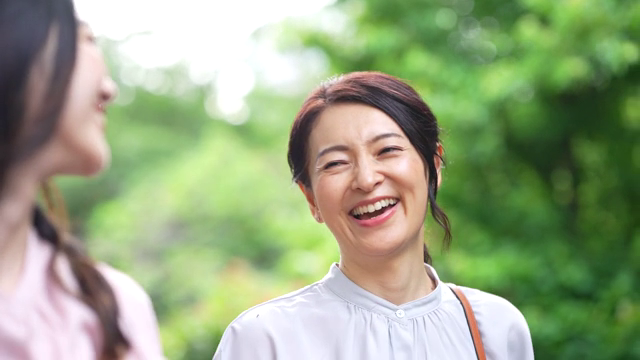
#> input picture frame 32 of video.mp4, 640 x 360 px
$ python open_cv_face_douga.py
#> lines starting #> are read from the running program, lines starting #| are printed output that depends on the picture; after the words box and inside, x2 and y2 are one past the last pixel; in counts of white or black regions, pixels touching at a corner belong together
# 実行前にダウンロード
# https://github.com/opencv/opencv/tree/master/data/haarcascades

import cv2

# カスケード分類器の読み込み
face_cascade = cv2.CascadeClassifier('/Users/lina/Desktop/keio_pg_test/opencv-master/data/haarcascades/haarcascade_frontalface_default.xml')

# ビデオファイルの読み込み
cap = cv2.VideoCapture('/Users/lina/Desktop/keio_pg_test/video.mp4')

# ビデオファイルが正常に読み込まれた場合
if cap.isOpened():

    # フレームを1枚ずつ取得して処理する
    while True:
        ret, frame = cap.read()
#> frame is the input picture: shape (360, 640, 3); mean B, G, R 130.2, 165.7, 151.2

        # フレームの取得に失敗した場合はループを抜ける
        if not ret:
            break

        # グレースケールに変換
        gray = cv2.cvtColor(frame, cv2.COLOR_BGR2GRAY)
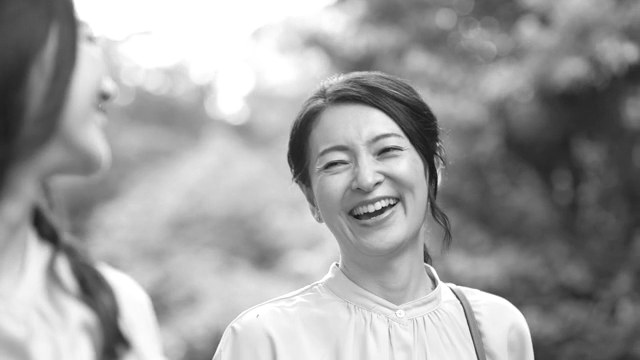
#> gray: shape (360, 640); min 16, max 255, mean 157.3

        # 顔検出
        faces = face_cascade.detectMultiScale(gray, 1.3, 5)
#> faces = [[303, 103, 130, 130]]

        # 検出された顔に矩形を描画する
        for (x, y, w, h) in faces:
            cv2.rectangle(frame, (x, y), (x + w, y + h), (0, 0, 255), 2)
#> this loop made 1 pass
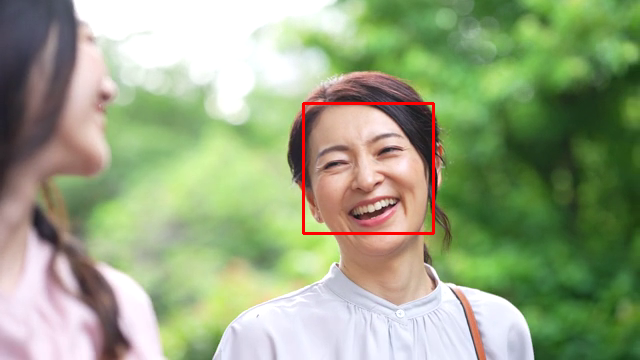
#> frame: shape (360, 640, 3); 0.68% of pixels changed, all inside (x1, y1, x2, y2) = (302, 102, 435, 235)

        # 結果の表示
        cv2.imshow("Video", frame)

        # 'q'キーが押されたら終了する
        if cv2.waitKey(1) & 0xFF == ord('q'):
#> (key q is pressed here)
            break

# 後処理
cap.release()
cv2.destroyAllWindows()

$ run again, starting later in the video
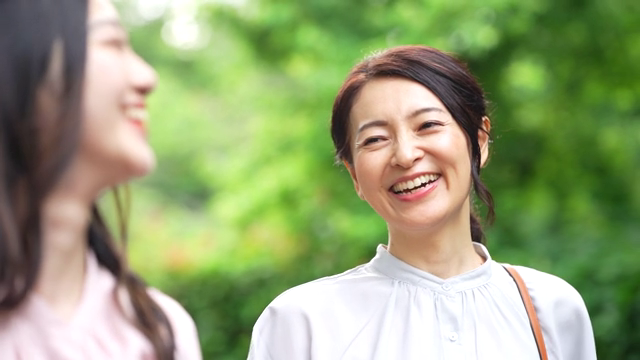
#> input picture frame 146 of video.mp4, 640 x 360 px
#> frame is the input picture: shape (360, 640, 3); mean B, G, R 117, 161.3, 148.6
#> `gray = cv2.cvtColor(frame, cv2.COLOR_BGR2GRAY)`:
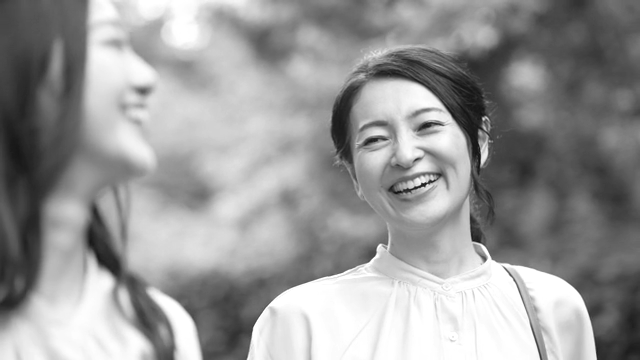
#> gray: shape (360, 640); min 18, max 255, mean 152.4
#> faces = [[335, 78, 137, 137]]
#> the loop `for (x, y, w, h) in faces:` made 1 pass
#> after the loop `for (x, y, w, h) in faces:`:
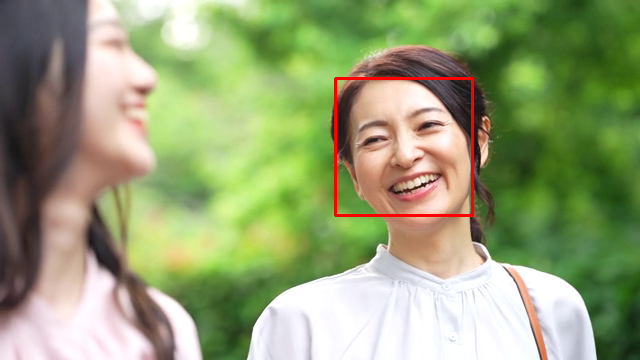
#> frame: shape (360, 640, 3); 0.71% of pixels changed, all inside (x1, y1, x2, y2) = (334, 77, 474, 217)

$ run again, starting later in the video
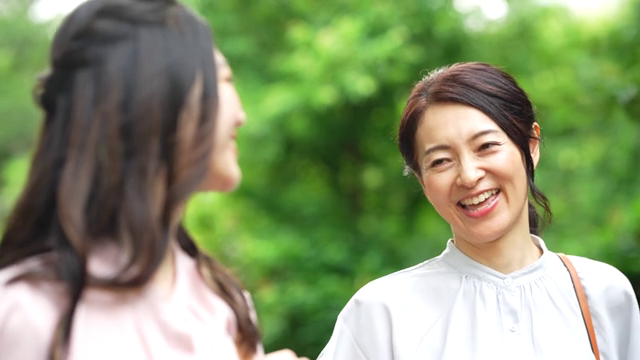
#> input picture frame 260 of video.mp4, 640 x 360 px
#> frame is the input picture: shape (360, 640, 3); mean B, G, R 107.8, 147.9, 133.6
#> `gray = cv2.cvtColor(frame, cv2.COLOR_BGR2GRAY)`:
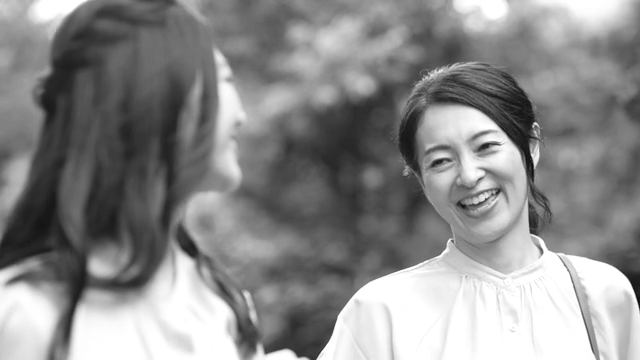
#> gray: shape (360, 640); min 8, max 255, mean 139
#> faces = [[401, 101, 130, 130]]
#> the loop `for (x, y, w, h) in faces:` made 1 pass
#> after the loop `for (x, y, w, h) in faces:`:
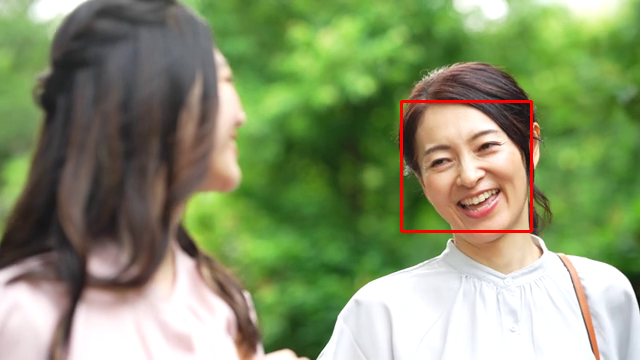
#> frame: shape (360, 640, 3); 0.68% of pixels changed, all inside (x1, y1, x2, y2) = (400, 100, 533, 233)
